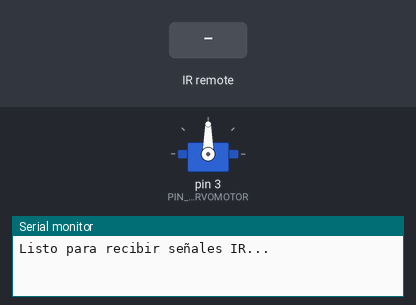
Simulated run of this sketch. Board: Arduino Uno, built with avr-gcc and run on an emulated ATmega328P. On the bench: servo, the last lines printed to the serial monitor. Inputs (shaded band) come from the test bench.

Above: at 1.2 s.
1.3 s: infrared code 0x18 received
At 2.4 s:
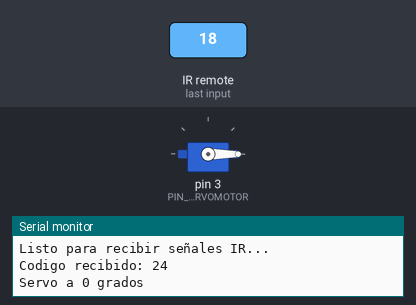
2.8 s: infrared code 0x5E received
At 3.5 s:
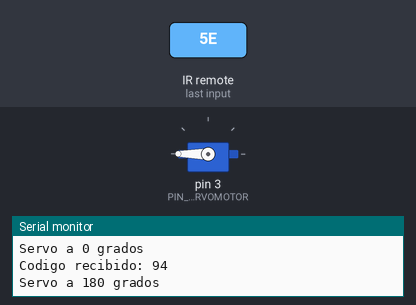
4.3 s: infrared code 0x52 received
At 4.7 s:
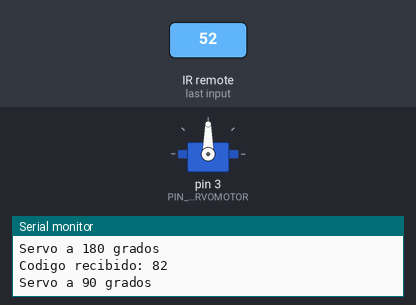
Timing chart, 0 to 7.3 s (numbered marks = the images above; inputs shaded):
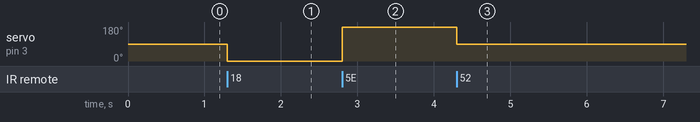

The sketch:

Control_remoto_motor.ino
```cpp
/*
* Autor: Oscar Kevin
* Fecha:  09/12/25
* versión: 0.1
*/

#include <Servo.h>
#include <IRremote.hpp>

#define PIN_IR 7
#define PIN_SERVOMOTOR 3

Servo Motor;

void setup()
{
  Serial.begin(9600);
  IrReceiver.begin(PIN_IR, ENABLE_LED_FEEDBACK);
  Serial.println("Listo para recibir señales IR...");
  Motor.attach(PIN_SERVOMOTOR);
}

void loop()
{
  if (IrReceiver.decode())
  {
    int codigo = IrReceiver.decodedIRData.command;

    Serial.print("Codigo recibido: ");
    Serial.println(codigo);

    // --- CONTROL DEL SERVOMOTOR SEGÚN EL BOTÓN ---
    switch (codigo)
    {
      case 24:   // EJEMPLO: botón "UP"
        Motor.write(0);
        Serial.println("Servo a 0 grados");
        break;

      case 82:   // EJEMPLO: botón "OK"
        Motor.write(90);
        Serial.println("Servo a 90 grados");
        break;

      case 94:   // EJEMPLO: botón "DOWN"
        Motor.write(180);
        Serial.println("Servo a 180 grados");
        break;

      default:
        Serial.println("Botón no asignado");
        break;
    }

    IrReceiver.resume();
  }
}
```

Measured:
- after the input at 1.3 s, servo on pin 3 (PIN_SERVOMOTOR): 90° → 0° at once
- after the input at 2.8 s, servo on pin 3 (PIN_SERVOMOTOR): 0° → 180° at once
- after the input at 4.3 s, servo on pin 3 (PIN_SERVOMOTOR): 180° → 90° at once
